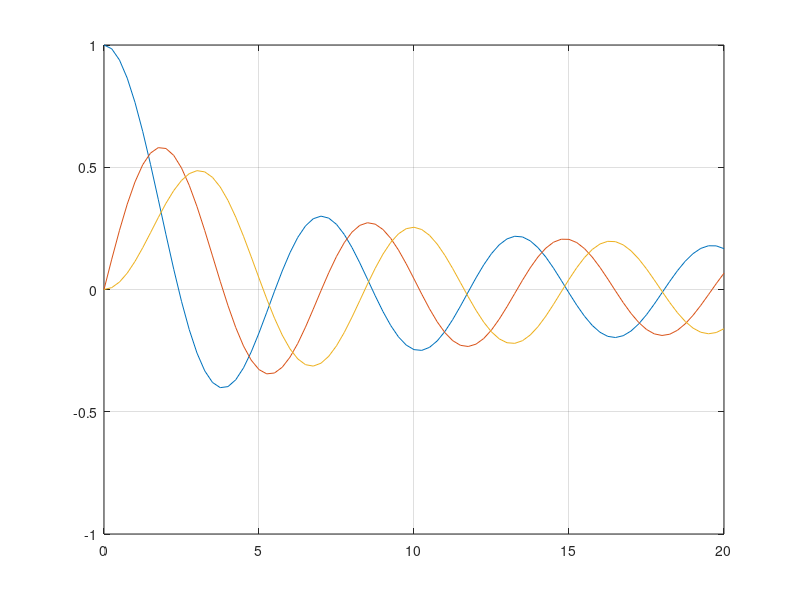
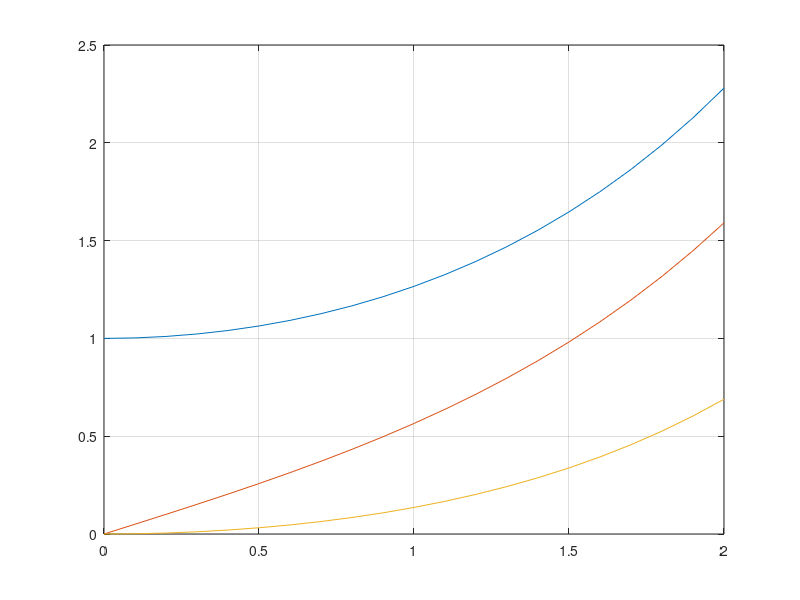
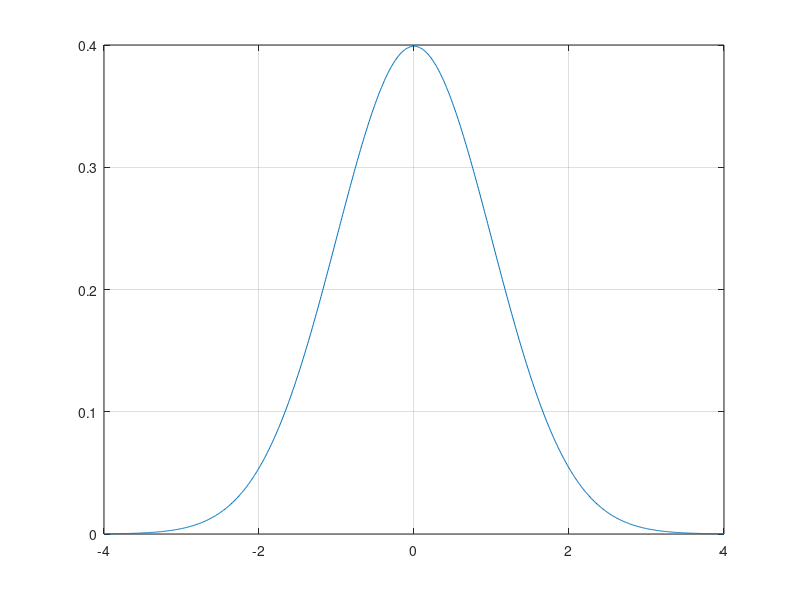

MATLAB code for these plots, in order:
function specfunc()
x=0:.25:20;
niu=[0 1 2];
figure(1);
for i=1:3
    J=besselj(niu(i),x);
    plot(x,J); hold on;
    grid;
end
hold off;
x=0:.1:2;
niu=[0 1 2];
figure(2);
for i=1:3
    N=besseli(niu(i),x);
    plot(x,N);hold on;
    grid;
end
hold off;
%Laplace (GAUSS)
z=-4:.01:4;
f=1./(sqrt(2*pi))*exp(-z.^2/2);
figure(3);
plot(z,f);grid;
